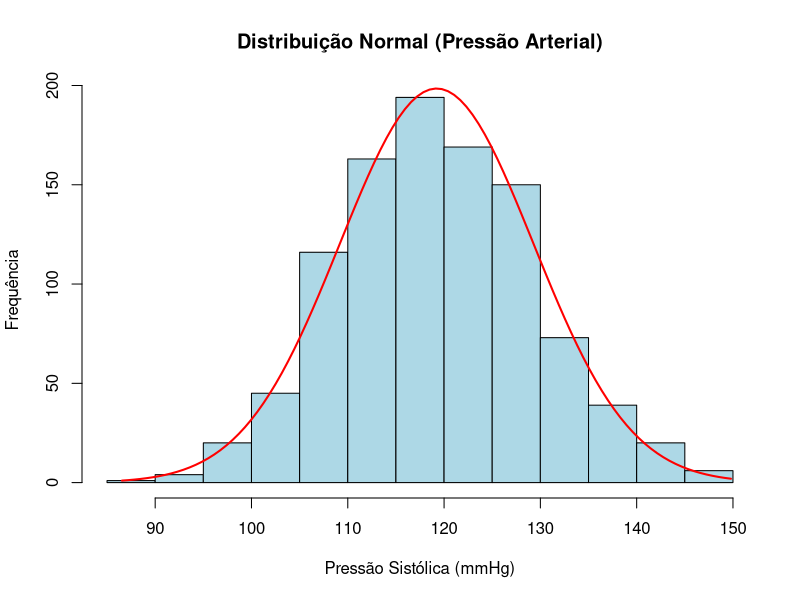
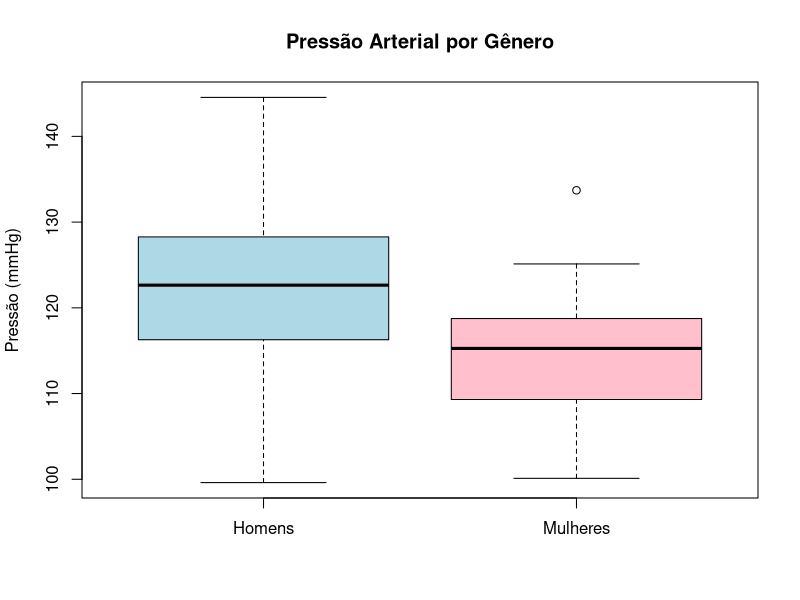
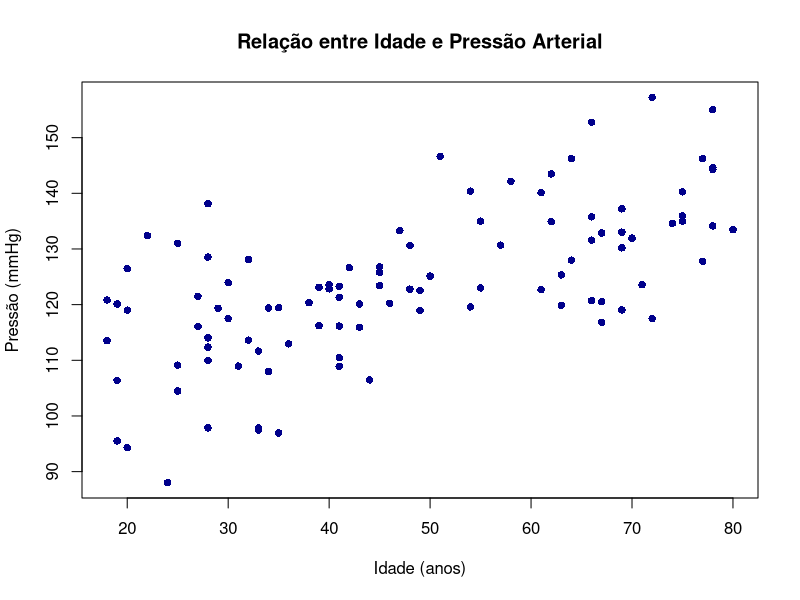
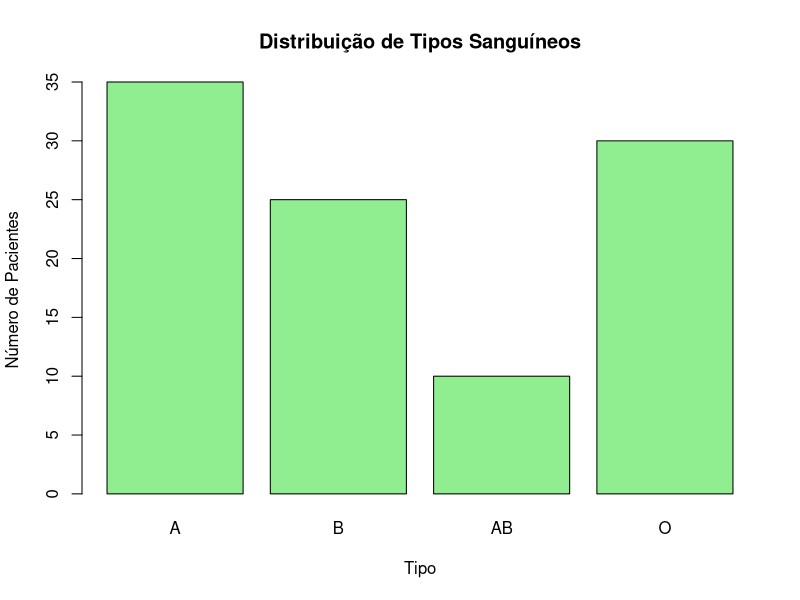
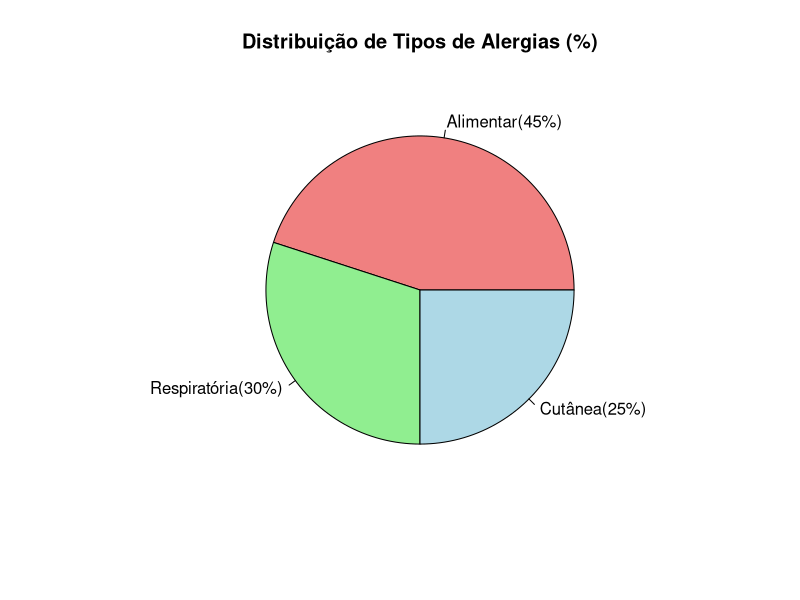
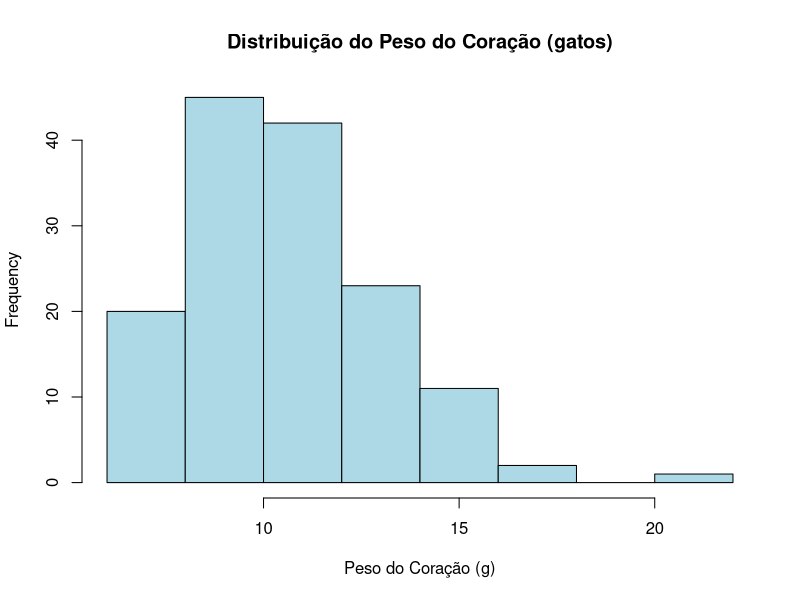
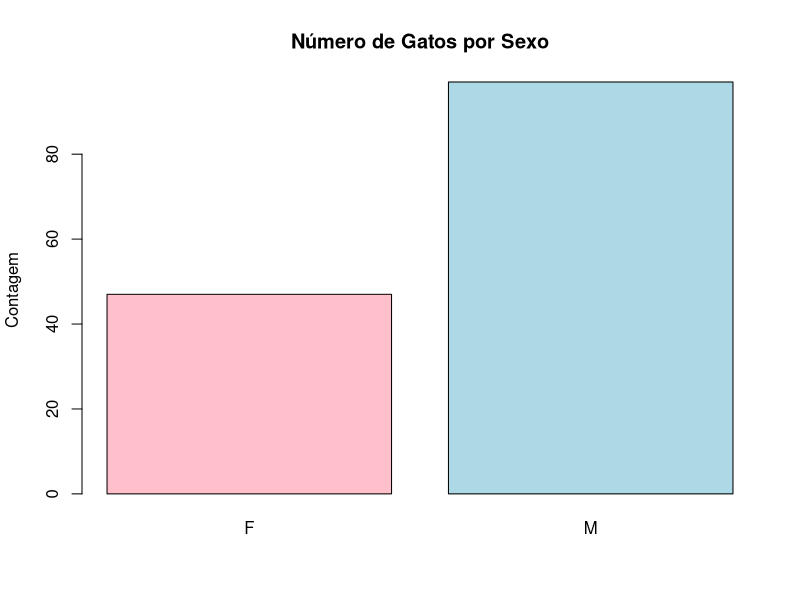
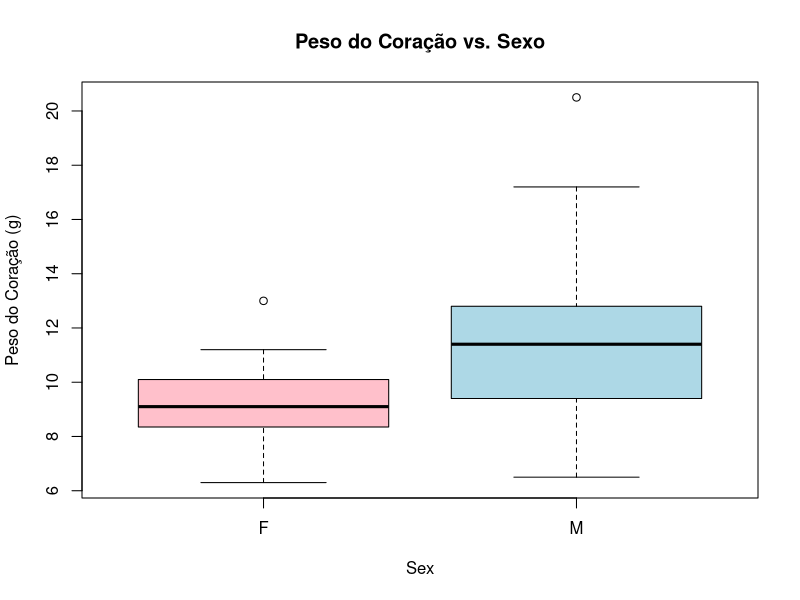

The R source for these figures, in order:
################ TEMA 1 – MEDIDAS DE TENDÊNCIA CENTRAL ########################

### MEDIA
idades <- c(25, 30, 35, 40, 45)  
media <- mean(idades)  
print(media)


idades_outlier <- c(25, 30, 35, 40, 45, 100)  
media_outlier <- mean(idades_outlier)  
print(media_outlier)  





### MEDIANA
idades <- c(25, 30, 35, 40, 45)  
mediana <- median(idades)  
print(mediana) 


idades_outlier <- c(25, 30, 35, 40, 45, 100)  
mediana_outlier <- median(idades_outlier)  
print(mediana_outlier)  







################ TEMA 2 – MEDIDAS DE DISPERSÃO ################################

### VARIANCIA
idades <- c(25, 30, 35, 40, 45)
variancia <- var(idades)  
print(variancia)




### DESVIO PADRAO
idades <- c(25, 30, 35, 40, 45)
desvio_padrao <- sd(idades)
print(desvio_padrao)

# lembrando que a variancia é o quadrado do desvio padrão
desvio_padrao <- sqrt(variancia)
print(desvio_padrao)




### AMPLITUDE
idades <- c(25, 30, 35, 40, 45)
amplitude <- max(idades) - min(idades)
print(amplitude) 






################ TEMA 3 – MÉDIA GEOMÉTRICA, HARMÔNICA, QUARTIS E PERCENTIS ####

### MÉDIA GEOMÉTRICA
# Pela fórmula
valores <- c(1.5, 2.0, 3.0)
media_geometrica <- prod(valores)^(1/length(valores))
print(media_geometrica)


# Pela função
# Instalar (se necessário) e carregar o pacote
if(!require(psych)) install.packages('psych')
library(psych)

# Calcular a média geométrica
media_geom <- geometric.mean(valores)
print(media_geom) 



### MÉDIA HARMÔNICA
# Pela fórmula
velocidades <- c(10, 20, 30)
media_harmonica <- length(velocidades) / sum(1 / velocidades)
print(media_harmonica)


# Pelo pacote psych
media_harmonica <- harmonic.mean(velocidades)
print(media_harmonica)  





### QUARTIS
idades <- c(20, 22, 25, 28, 30, 32, 35, 40, 45, 50)
quartis <- quantile(idades, probs = c(0.25, 0.5, 0.75))
print(quartis)



### PERCENTIS
percentil_90 <- quantile(idades, probs = 0.90)
print(percentil_90)










################ TEMA 4 – TABELAS DE FREQUÊNCIA E DISTRIBUIÇÃO NORMAL #########

### Tabelas de Frequência
idades <- c(12, 15, 12, 18, 20, 15, 12, 14, 18, 20)  

# Tabela de frequência absoluta  
freq_abs <- table(idades)  

# Tabela de frequência relativa  
freq_rel <- prop.table(freq_abs) * 100  

# Tabela combinada  
tabela_frequencia <- data.frame(
  Idade = names(freq_abs),
  Frequencia_Absoluta = as.vector(freq_abs),
  Frequencia_Relativa = round(as.vector(freq_rel), 2)
)

# Exibir tabela  
print(tabela_frequencia)





### Distribuição de Probabilidade Normal
# Gerar 100 valores aleatórios normalmente distribuídos 
# com média 120 e desvio padrão 10
dados_normais <- rnorm(100, mean = 120, sd = 10)  
print(dados_normais)

# Calcular probabilidade dos dados estarem entre 110 e 130  
prob <- pnorm(130, mean = 120, sd = 10) - pnorm(110, mean = 120, sd = 10)  
print(prob)  










################ TEMA 5 – VISUALIZAÇÃO DE DADOS ###############################

### Histograma
# Gerar o conjunto de dados normais  
pressao <- rnorm(1000, mean = 120, sd = 10)  

# Histograma  
hist(pressao, 
     main = "Distribuição Normal (Pressão Arterial)",  
     xlab = "Pressão Sistólica (mmHg)", 
     ylab = "Frequência",
     col = "lightblue", 
     border = "black")  


# Adicionando a curva de distribuição normal
x <- seq(min(pressao), max(pressao), length = 100)
y <- dnorm(x, mean = mean(pressao), sd = sd(pressao))

y <- y * diff(hist(pressao, plot = FALSE)$breaks)[1] * length(pressao)  # Ajustando a escala

lines(x, y, col = "red", lwd = 2)





### Boxplots
# Gerando os dados normais
homens <- rnorm(50, mean = 125, sd = 8)
mulheres <- rnorm(50, mean = 115, sd = 7)

# Criando boxplot
boxplot(homens, mulheres,
        names = c("Homens", "Mulheres"),
        main = "Pressão Arterial por Gênero",
        ylab = "Pressão (mmHg)",
        col = c("lightblue", "pink"))





### Gráficos de Dispersão
# Gerando os dados aleatórios
idade <- sample(18:80, 100, replace = TRUE)
pressao <- 100 + 0.5 * idade + rnorm(100, mean = 0, sd = 10)

plot(idade, pressao,
     main = "Relação entre Idade e Pressão Arterial",
     xlab = "Idade (anos)",
     ylab = "Pressão (mmHg)",
     pch = 16,  # Tipo de ponto
     col = "darkblue")





### Gráficos de Barras
# Gerando os dados da amostra
tipos <- c("A", "B", "AB", "O")
frequencia <- c(35, 25, 10, 30)

barplot(frequencia,
        names.arg = tipos,
        main = "Distribuição de Tipos Sanguíneos",
        xlab = "Tipo",
        ylab = "Número de Pacientes",
        col = "lightgreen")





### Gráficos de Setores
# Dados
alergias <- c("Alimentar", "Respiratória", "Cutânea")
frequencia <- c(45, 30, 25)

frequencia_relativa <- round(frequencia / sum(frequencia) * 100, 1)
rotulos <- paste(alergias, "(", frequencia_relativa, "%)", sep = "")

# Gráfico de pizza
pie(frequencia, 
    labels = rotulos,
    col = c("lightcoral", "lightgreen", "lightblue"),
    main = "Distribuição de Tipos de Alergias (%)")






################ Aplicação no dataset cats ####################################
# Instalar apenas uma vez
if(!require(MASS)) install.packages('MASS')

# Carregar o pacote e o dataset
library(MASS)
data(cats) # Contém o sexo, peso corporal e peso do coração de gatos

# A estrutura dos dados e as primeiras linhas
str(cats)
head(cats) 

# As medidas de tendência central
media_hwt <- mean(cats$Hwt)
mediana_hwt <- median(cats$Hwt)
print(paste("Média:", media_hwt))
print(paste("Mediana:", mediana_hwt))

# As medidas de dispersão
variancia_hwt <- var(cats$Hwt)
desvio_padrao_hwt <- sd(cats$Hwt)
amplitude_hwt <- max(cats$Hwt) - min(cats$Hwt)
print(paste("Desvio Padrão:", desvio_padrao_hwt))

# Os quartis e percentis
quartis_hwt <- quantile(cats$Hwt, probs = c(0.25, 0.5, 0.75))
print("Quartis do Peso do Coração:")
print(quartis_hwt)


quartis_hwt_90 <- quantile(cats$Hwt, probs = c(0.90))
print("Quantil do Peso do Coração:")
print(quartis_hwt_90)


# Tabelas de Frequência
tabela_sexo <- table(cats$Sex)
print("Frequência Absoluta (Sexo):")
print(tabela_sexo)

tabela_relativa_sexo <- prop.table(tabela_sexo) * 100
print("Frequência Relativa (Sexo %):")
print(tabela_relativa_sexo)

### VISUALIZAÇÃO DOS DADOS
# Histograma (distribuição do peso do coração)
hist(cats$Hwt, 
     main="Distribuição do Peso do Coração (gatos)", 
     xlab="Peso do Coração (g)", 
     col="lightblue")

# Gráfico de Barras (contagem de machos/fêmeas)
barplot(tabela_sexo, 
        main="Número de Gatos por Sexo", 
        ylab="Contagem", 
        col=c("pink", "lightblue"))

# Boxplot (comparando os grupos)
boxplot(Hwt ~ Sex, data=cats, 
        main="Peso do Coração vs. Sexo",
        ylab="Peso do Coração (g)",
        col=c("pink", "lightblue"))

# Gráfico de Dispersão (relação entre variáveis)
# Pergunta: Gatos mais pesados (Bwt) têm corações mais pesados (Hwt)?
plot(cats$Bwt, cats$Hwt,
     main="Peso Corporal vs. Peso do Coração",
     xlab="Peso Corporal (kg)",
     ylab="Peso do Coração (g)",
     pch=16)

